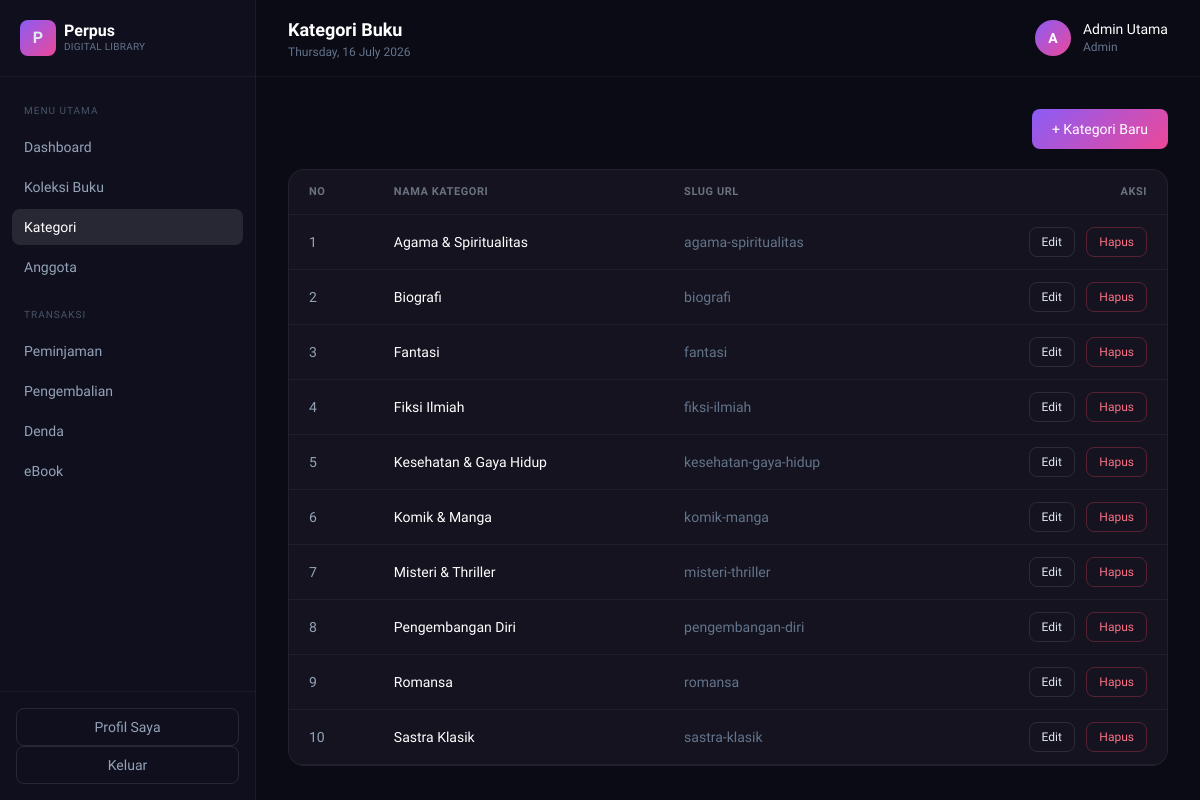
The page /admin/kategori (signed in) on the database its author committed.
### tables this page shows
CREATE TABLE kategori (
    id INT AUTO_INCREMENT PRIMARY KEY,
    nama VARCHAR(100) NOT NULL,
    slug VARCHAR(120) NOT NULL UNIQUE,
    created_at DATETIME DEFAULT CURRENT_TIMESTAMP
);

### app/Controllers/KategoriController.php (called while the page is built, shortened)
<?php
class KategoriController extends Controller
{
    public function index(): void
    {
        $kategoriModel = new Kategori();
        $this->view('admin/kategori/index', ['kategori' => $kategoriModel->all()]);
    }
}

### public/index.php (called while the page is built, shortened)
<?php
require dirname(__DIR__) . '/app/Core/autoload.php';
require dirname(__DIR__) . '/app/Core/helpers.php';
$router = new Router();
$router->dispatch($_SERVER['REQUEST_URI'], $_SERVER['REQUEST_METHOD']);

### app/Core/Model.php (called while the page is built, shortened)
<?php
abstract class Model
{
    protected PDO $db;
    protected string $table;
    public function __construct()
    {
        $this->db = Database::connect();
    }
    public function all(string $orderBy = 'id DESC'): array
    {
        try {
            $stmt = $this->db->query("SELECT * FROM {$this->table} ORDER BY {$orderBy}");
            return $stmt->fetchAll();
        } catch (PDOException $e) {
            error_log($e->getMessage());
            return [];
        }
    }
}

### app/Core/autoload.php (called while the page is built, shortened)
<?php
spl_autoload_register(function (string $class) {
    $prefix = 'App\\';
    $relative = substr($class, strlen($prefix));
    $file = BASE_PATH . '/app/' . str_replace('\\', '/', $relative) . '.php';
});

### app/Core/Database.php (called while the page is built, shortened)
<?php
class Database
{
    private static ?PDO $instance = null;
    public static function connect(): PDO
    {
        try {
            if (DB_DRIVER === 'sqlite') {
                $dsn = 'sqlite:' . DB_SQLITE_PATH;
                self::$instance = new PDO($dsn);
                self::$instance->exec('PRAGMA foreign_keys = ON');
            } else {
                $dsn = 'mysql:host=' . DB_HOST . ';port=' . DB_PORT . ';dbname=' . DB_NAME . ';charset=utf8mb4';
                self::$instance = new PDO($dsn, DB_USER, DB_PASS);
            }
            self::$instance->setAttribute(PDO::ATTR_ERRMODE, PDO::ERRMODE_EXCEPTION);
            self::$instance->setAttribute(PDO::ATTR_DEFAULT_FETCH_MODE, PDO::FETCH_ASSOC);
            self::$instance->setAttribute(PDO::ATTR_EMULATE_PREPARES, false);
            return self::$instance;
        } catch (PDOException $e) {
            error_log('DB Connection Error: ' . $e->getMessage());
            http_response_code(500);
            die('Terjadi kesalahan pada server. Silakan hubungi administrator.');
        }
    }
}

### app/Models/Kategori.php (called while the page is built, shortened)
<?php
class Kategori extends Model
{
    public function all(string $orderBy = 'nama ASC'): array
    {
        return parent::all($orderBy);
    }
}

### app/Core/helpers.php (called while the page is built, shortened)
<?php
function e(?string $value): string
{
    return htmlspecialchars($value ?? '', ENT_QUOTES, 'UTF-8');
}

### app/Views/admin/kategori/index.php (the view, shortened to what this page needs)
<div class="flex justify-end mb-5">
    <button onclick="document.getElementById('modalTambah').classList.remove('hidden')"
        class="px-5 py-2.5 rounded-lg btn-primary text-white text-sm font-medium">+ Kategori Baru</button>
</div>
<div class="card overflow-hidden">
    <table class="w-full data text-sm">
        <thead>
         <link rel="stylesheet" href="https://cdn.jsdelivr.net/npm/@tabler/icons-webfont@latest/dist/tabler-icons.min.css">
            <tr class="border-b border-white/5">
                <th class="text-left px-5 py-3">No</th>
                <th class="text-left px-5 py-3">Nama Kategori</th>
                <th class="text-left px-5 py-3">Slug URL</th>
                <th class="text-right px-5 py-3">Aksi</th>
            </tr>
        </thead>
        <tbody>
        <?php if (empty($kategori)): ?>
            <tr><td colspan="4" class="text-center py-8 text-slate-500">Belum ada kategori.</td></tr>
        <?php else: foreach ($kategori as $i => $k): ?>
            <tr class="border-b border-white/5">
                <td class="px-5 py-3 text-slate-400"><?= $i + 1 ?></td>
                <td class="px-5 py-3 text-white font-medium"><?= e($k['nama']) ?></td>
                <td class="px-5 py-3 text-slate-500"><?= e($k['slug']) ?></td>
                <td class="px-5 py-3 text-right space-x-2">
                    <button onclick="editKategori(<?= (int) $k['id'] ?>, '<?= e(addslashes($k['nama'])) ?>')"
                        class="text-xs px-3 py-1.5 rounded-lg border border-white/10 hover:bg-white/5">Edit</button>
                    <button type="button"
                        onclick="hapusKategori(<?= (int) $k['id'] ?>, '<?= e(addslashes($k['nama'])) ?>')"
                        class="text-xs px-3 py-1.5 rounded-lg border border-rose-500/30 text-rose-400 hover:bg-rose-500/10">Hapus</button>
                </td>
            </tr>
        <?php endforeach; endif; ?>
        </tbody>
    </table>
</div>

### app/Core/Router.php (shortened to what this page needs)
<?php
class Router
{
    private array $routes = [];
    private function add(string $method, string $path, $handler): void
    {
        $pattern = preg_replace('#\{[a-zA-Z_]+\}#', '([^/]+)', trim($path, '/'));
        $pattern = '#^' . $pattern . '$#';
        preg_match_all('#\{([a-zA-Z_]+)\}#', $path, $paramNames);
        $this->routes[$method][] = [
            'pattern' => $pattern,
            'handler' => $handler,
            'params'  => $paramNames[1],
        ];
    }
    public function dispatch(string $uri, string $method): void
    {
        $uri = trim(parse_url($uri, PHP_URL_PATH), '/');
        $uri = $uri === '' ? '' : $uri;
        foreach ($this->routes[$method] ?? [] as $route) {
            if (preg_match($route['pattern'], $uri, $matches)) {
                array_shift($matches);
                $params = array_combine($route['params'], $matches);
                $this->call($route['handler'], $params);
                return;
            }
        }
    }
    private function call($handler, array $params): void
    {
        [$controllerClass, $action] = $handler;
        $controller = new $controllerClass();
        call_user_func_array([$controller, $action], $params);
    }
}

### public/assets/css/app.css (style rules this page uses)
* { font-family: 'Plus Jakarta Sans', ui-sans-serif, system-ui, sans-serif; }
body { background: #0a0a12; }
.card { background: #14131f; border: 1px solid rgba(255,255,255,0.06); border-radius: 16px; transition: transform 0.15s ease, border-color 0.15s ease, box-shadow 0.15s ease; }
.btn-primary { background: linear-gradient(135deg, #8b5cf6, #ec4899); transition: all 0.15s ease; }
table.data th { text-transform: uppercase; font-size: 11px; letter-spacing: .05em; color: #6b7280; }

### rows shown on the page
kategori: nama "Agama & Spiritualitas", slug "agama-spiritualitas"
kategori: nama "Biografi", slug "biografi"
kategori: nama "Fantasi", slug "fantasi"
kategori: nama "Fiksi Ilmiah", slug "fiksi-ilmiah"
kategori: nama "Kesehatan & Gaya Hidup", slug "kesehatan-gaya-hidup"
kategori: nama "Komik & Manga", slug "komik-manga"
kategori: nama "Misteri & Thriller", slug "misteri-thriller"
kategori: nama "Pengembangan Diri", slug "pengembangan-diri"
kategori: nama "Romansa", slug "romansa"
kategori: nama "Sastra Klasik", slug "sastra-klasik"
